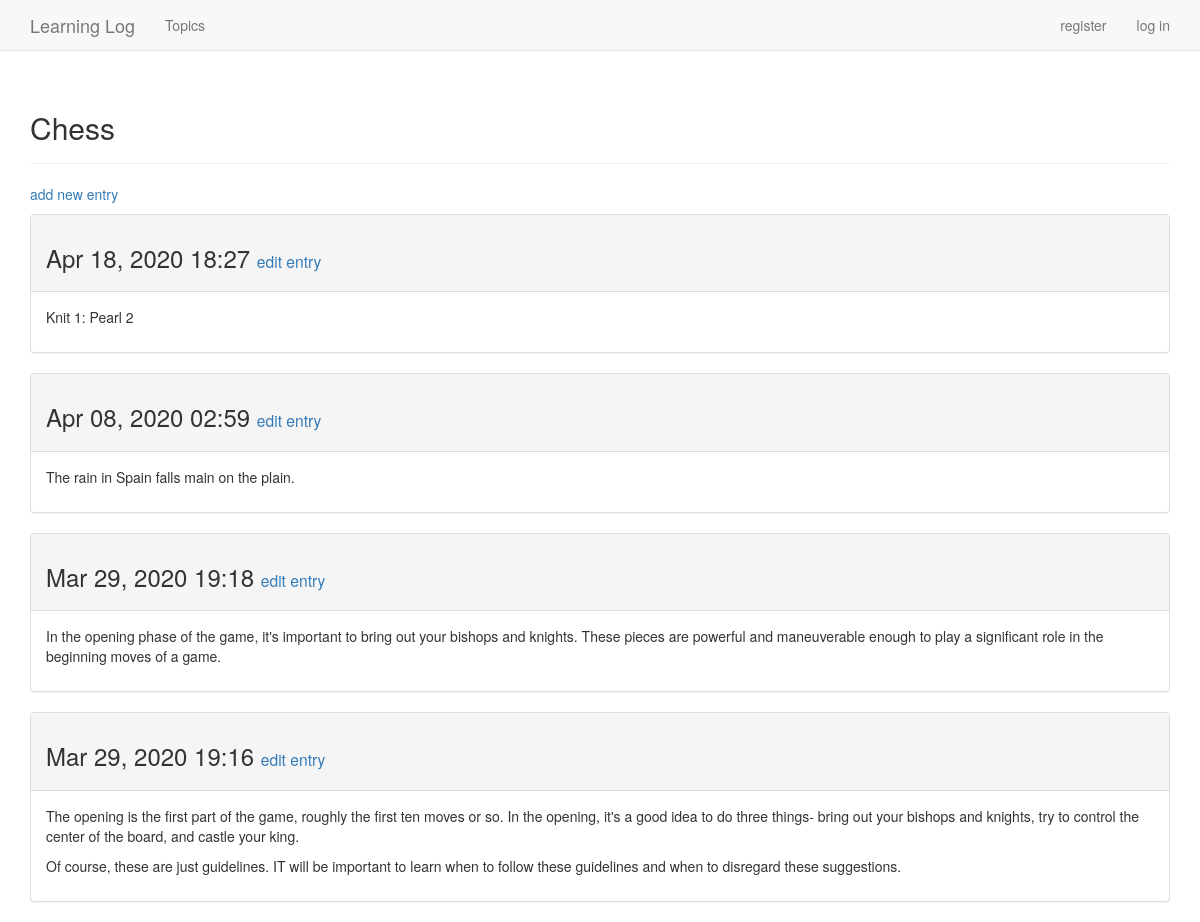
/topics/1/, run on the app's committed database.
### learning_logs/models.py (models this page shows, shortened)
class Topic(models.Model):
    text = models.CharField(max_length=200)
    date_added = models.DateTimeField(auto_now_add=True)
    owner = models.ForeignKey(User, on_delete=models.CASCADE)
    is_public = models.BooleanField(default=False)
    def __str__(self):
        return self.text

class Entry(models.Model):
    topic = models.ForeignKey(Topic, on_delete=models.CASCADE)
    text = models.TextField()
    date_added = models.DateTimeField(auto_now_add=True)
    class Meta:
        verbose_name_plural = 'entries'

### learning_logs/views.py (the view)
# urls.py: path('topics/<int:topic_id>/', views.topic, name='topic'),
def topic(request,topic_id):
    topic = get_object_or_404(Topic,id=topic_id)
    entries = topic.entry_set.order_by('-date_added')
    context = {'topic':topic,'entries':entries}
    return render(request, 'learning_logs/topic.html',context)

### learning_logs/templates/learning_logs/topic.html
{% extends 'learning_logs/base.html' %}
{% block header %}
    <h2>{{ topic }}</h2>
{% endblock header %}
{% block content %}
    <p>
        <a href="{% url 'learning_logs:new_entry' topic.id %}">
            add new entry
        </a>
    </p>
    {% for entry in entries %}
        <div class="panel panel-default">
            <div class="panel-heading">
                <h3>
                    {{ entry.date_added|date:'M d, Y H:i'  }}
                    <small>
                        <a href="{% url 'learning_logs:edit_entry' entry.id %}">
                            edit entry
                        </a>
                    </small>
                </h3>
            </div>
            <div class = "panel-body">
                {{ entry.text | linebreaks }}
            </div>
        </div>
    {% empty %}
        There are no entries for this topic yet.
    {% endfor %}
{% endblock content %}

### data on the page
Topic: text "Chess"
Entry: date_added "Apr 18, 2020 18:27", text "Knit 1: Pearl 2"
Entry: date_added "Apr 08, 2020 02:59", text "The rain in Spain falls main on the plain."
Entry: date_added "Mar 29, 2020 19:18", text "In the opening phase of the game, it's important to bring out your bishops and knights. These pieces are powerful and maneuverable enough to play a significant role in the beginning moves of a game."
Entry: date_added "Mar 29, 2020 19:16", text "The opening is the first part of the game, roughly the first ten moves or so. In the opening, it's a good idea to do three things- bring out your bishops and knights, try to control the center of the board, and castle your king. Of course, these are just guidelines. IT will be important to learn when to follow these guidelines and when to disregard these suggestions."
